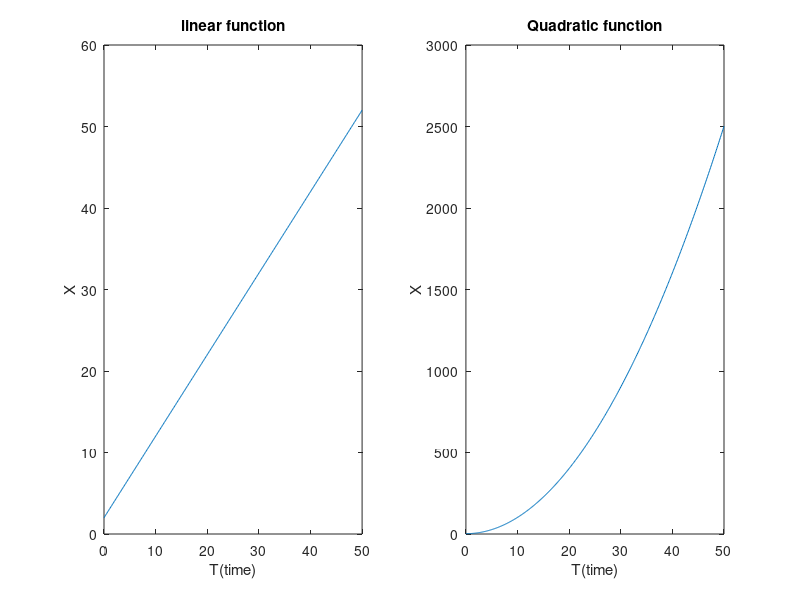

MATLAB code for this plot:
clear all;
f=1;
t=0:0.1:50;
subplot(1,2,1);
% first argument in subplot function shows total number of rows.
% second argument in subplot function shows total number of columns.
% third argument in subplot function shows number of column in which
% that particular graph is to be kept.
X=(t+2);
plot(t,X);
xlabel('T(time)')
ylabel('X');
title('linear function');
subplot(1,2,2);
X=((t.*t)+2);
plot(t,X);
xlabel('T(time)');
ylabel('X');
title('Quadratic function');